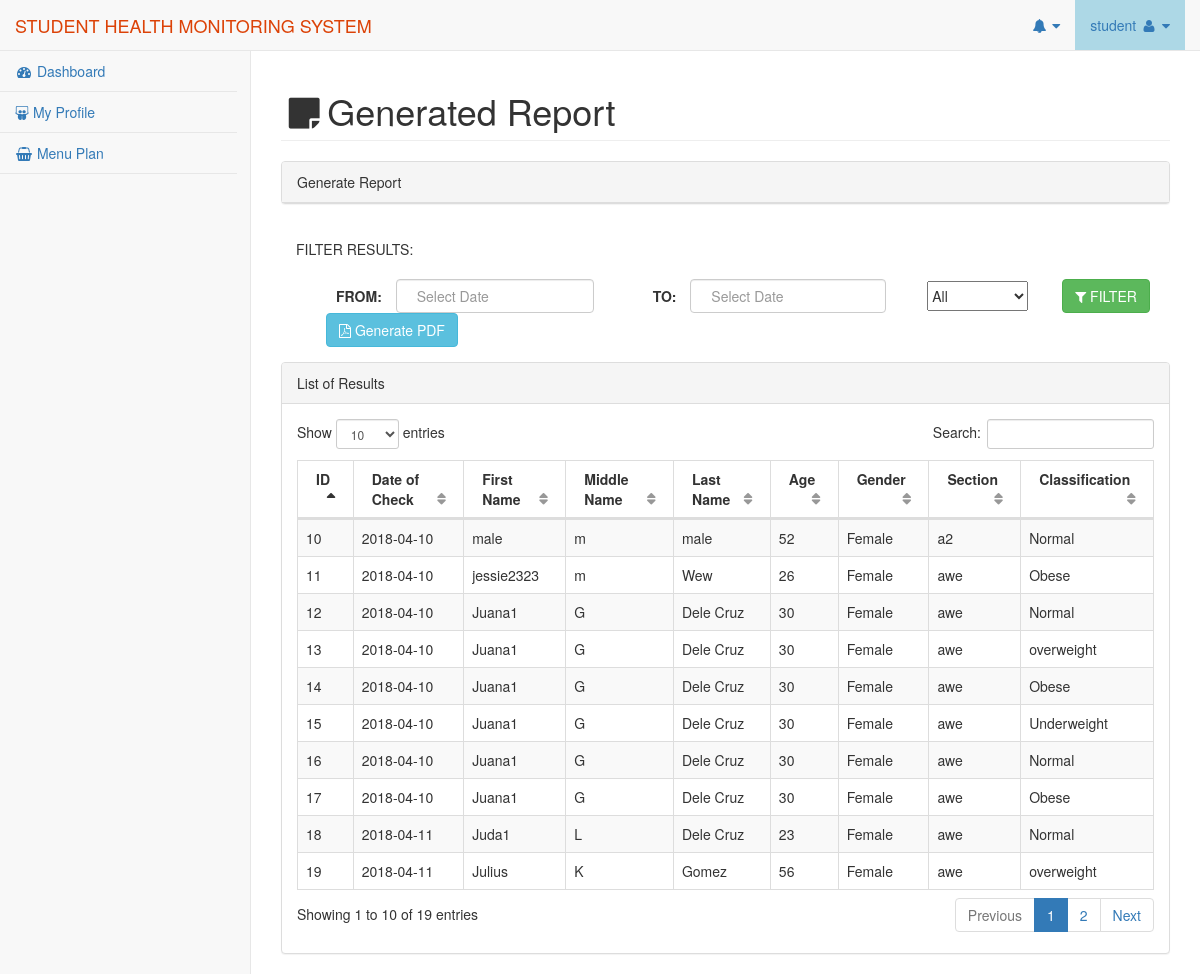
The app's page /pages/generatereport.php (signed in) with its own data.
### tables this page shows
CREATE TABLE IF NOT EXISTS `tbl_health_profile` (
  `id` int(11) NOT NULL AUTO_INCREMENT,
  `date_check_up` date NOT NULL,
  `weight` double NOT NULL,
  `height` double NOT NULL,
  `bmi` double NOT NULL,
  `classification` varchar(100) NOT NULL,
  `student_id` int(11) NOT NULL,
  PRIMARY KEY (`id`)
);

CREATE TABLE IF NOT EXISTS `tbl_student` (
  `id` int(11) NOT NULL AUTO_INCREMENT,
  `firstname` varchar(100) NOT NULL,
  `middlename` varchar(100) NOT NULL,
  `lastname` varchar(100) NOT NULL,
  `gender` tinyint(2) NOT NULL,
  `age` int(11) NOT NULL,
  `birthday` date NOT NULL,
  `citizenship` varchar(100) NOT NULL,
  `religion` varchar(100) NOT NULL,
  `address` varchar(500) NOT NULL,
  `class_section_id` int(11) NOT NULL,
  `account_id` int(11) NOT NULL,
  `image_path` varchar(50) NOT NULL,
  `student_height` float NOT NULL,
  `student_weight` float NOT NULL,
  `deleted` tinyint(2) NOT NULL DEFAULT '0',
  PRIMARY KEY (`id`)
);

CREATE TABLE IF NOT EXISTS `tbl_section` (
  `id` int(11) NOT NULL AUTO_INCREMENT,
  `section` varchar(50) NOT NULL,
  PRIMARY KEY (`id`)
);

### pages/generatereport.php (the view, shortened to what this page needs)
<?php
	include '../template/header.php';
?>
 <div id="page-wrapper">
        <div class="row">
            <div class="col-lg-12">
                <h1 class="page-header"> <i class="fa fa-sticky-note fa-fw"></i>Generated Report</h1>
                 <div class="row">
	                <div class="col-lg-12">
	                <div class="panel panel-default">
	                    <div class="panel-heading">
	                         Generate Report
	                    </div>
	                </div>
	                <div class="panel-body">
	                	FILTER RESULTS:<br/><br/>
	                	<div class="form-group radio-inline">
	                         <div id="datetimepicker" class="input-append date">
	                         <label class="radio-inline"><b>FROM: </b></label>
	                         <input style="width: 70%;"  type="text" id="fromDate" class="form-control radio-inline" name="fromDate" placeholder="Select Date" required>
	                         </div>
                        </div>
                         <div class="form-group radio-inline">
	                         <div id="datetimepicker2" class="input-append date">
	                         <label class="radio-inline"><b>TO: </b></label>
	                         <input style="width: 75%;"  type="text" id="toDate" class="form-control radio-inline" name="toDate" placeholder="Select Date" required>
	                         </div>
                        </div>
                         <div   class="form-group radio-inline">
	                         <select id="healthClass" name="health-class">
	                         	<option value="all">All</option>
	                         </select>
                        </div>
	                	 <div class="form-group radio-inline">
	                	 	<button class="btn btn-success" id="btnfilterResult" onclick="javascript:filterResult();"><i class="fa fa-filter"></i> FILTER</button>
	                	 </div>
	                	  <div class="form-group radio-inline">
	                	 	<button class="btn btn-info" id="btnGeneratePDF" onclick="javascript:generateReport();" ><i class="fa fa-file-pdf-o"></i> Generate PDF</button>
	                	 </div>
	                </div>
	                  <div class="panel panel-default">
                        <div class="panel-heading">
                            List of Results
                        </div>
                        <div class="panel-body" id="reportResult">
                            <table width="100%" class="table table-striped table-bordered table-hover" id="dataTables-example">
                             <thead>
                                    <tr>
                                     <th>ID</th>
                                     <th>Date of Check</th>
                                     <th>First Name</th>
                                     <th>Middle Name</th>
                                     <th>Last Name</th>
                                     <th>Age</th>
                                     <th>Gender</th>
                                     <th>Section</th>
                                     <th>Classification</th>
                                    </tr>
                             </thead>
                              <tbody>
                              <?php
	                                $sql = "SELECT tbl_health_profile.id hfid,tbl_health_profile.date_check_up hfdate,tbl_student.firstname sfname,tbl_student.middlename smname,tbl_student.lastname slname,tbl_student.age sage,tbl_student.gender sgender,tbl_section.section ssection,tbl_health_profile.classification hfclass FROM `tbl_health_profile` INNER JOIN tbl_student on tbl_health_profile.student_id=tbl_student.id INNER JOIN tbl_section ON tbl_student.class_section_id=tbl_section.id";
	                                $result = mysqli_query($mysqli,$sql);
	                                if (mysqli_num_rows($result) > 0) {
	                                    while($row = mysqli_fetch_assoc($result)) {
                                        $gender="";
                                        if($row['sgender']==1){
                                          $gender="Male";
                                        }else{
                                          $gender="Female";
                                        }
	                                    	  echo '<tr>';
                                          	  echo '<td>'.$row['hfid'].'</td>';
	                                    	  echo '<td>'.$row['hfdate'].'</td>';
	                                    	  echo '<td>'.$row['sfname'].'</td>';
	                                    	  echo '<td>'.$row['smname'].'</td>';
	                                    	  echo '<td>'.$row['slname'].'</td>';
	                                    	  echo '<td>'.$row['sage'].'</td>';
	                                    	  echo '<td>'.$gender.'</td>';
	                                    	  echo '<td>'.$row['ssection'].'</td>';
	                                    	  echo '<td>'.$row['hfclass'].'</td>';
	                                    	  echo "</tr>";
	                                    }
	                                }
                                ?>
                              </tbody>
                            </table>
                        </div>
                      </div>
	                </div>
	              </div>
		         </div>
            </div>
        </div>
 </div>
<?php
	include '../template/footer.php';
?>

### template/header.php (style rules this page uses)
select, textarea, input[type="text"], input[type="password"], input[type="datetime"], input[type="datetime-local"], input[type="date"], input[type="month"], input[type="time"], input[type="week"], input[type="number"], input[type="email"], input[type="url"], input[type="search"], input[type="tel"], input[type="color"], .uneditable-input { min-height: 30px !important; margin-bottom: 0; }

### records on screen
tbl_health_profile: id "10", date_check_up "2018-04-10", student.firstname "male", student.middlename "m", student.lastname "male", student.age "52", student.gender "Female", tbl_section.section "a2", classification "Normal"
tbl_health_profile: id "11", date_check_up "2018-04-10", student.firstname "jessie2323", student.middlename "m", student.lastname "Wew", student.age "26", student.gender "Female", tbl_section.section "awe", classification "Obese"
tbl_health_profile: id "12", date_check_up "2018-04-10", student.firstname "Juana1", student.middlename "G", student.lastname "Dele Cruz", student.age "30", student.gender "Female", tbl_section.section "awe", classification "Normal"
tbl_health_profile: id "13", date_check_up "2018-04-10", student.firstname "Juana1", student.middlename "G", student.lastname "Dele Cruz", student.age "30", student.gender "Female", tbl_section.section "awe", classification "overweight"
tbl_health_profile: id "14", date_check_up "2018-04-10", student.firstname "Juana1", student.middlename "G", student.lastname "Dele Cruz", student.age "30", student.gender "Female", tbl_section.section "awe", classification "Obese"
tbl_health_profile: id "15", date_check_up "2018-04-10", student.firstname "Juana1", student.middlename "G", student.lastname "Dele Cruz", student.age "30", student.gender "Female", tbl_section.section "awe", classification "Underweight"
tbl_health_profile: id "16", date_check_up "2018-04-10", student.firstname "Juana1", student.middlename "G", student.lastname "Dele Cruz", student.age "30", student.gender "Female", tbl_section.section "awe", classification "Normal"
tbl_health_profile: id "17", date_check_up "2018-04-10", student.firstname "Juana1", student.middlename "G", student.lastname "Dele Cruz", student.age "30", student.gender "Female", tbl_section.section "awe", classification "Obese"
tbl_health_profile: id "18", date_check_up "2018-04-11", student.firstname "Juda1", student.middlename "L", student.lastname "Dele Cruz", student.age "23", student.gender "Female", tbl_section.section "awe", classification "Normal"
tbl_health_profile: id "19", date_check_up "2018-04-11", student.firstname "Julius", student.middlename "K", student.lastname "Gomez", student.age "56", student.gender "Female", tbl_section.section "awe", classification "overweight"

### other values on screen
$name_User "student"
